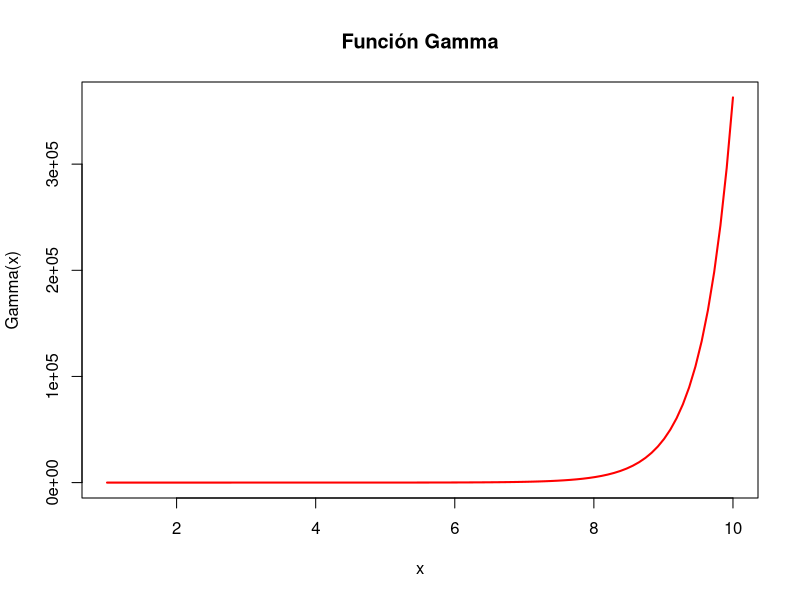

Write the R code that produced this figure.
## ---- chunk 1
knitr::opts_chunk$set(echo = TRUE)
## ---- chunk 2
curve(gamma(x),xlim=c(1,10),col="red",ylab="Gamma(x)",lwd=2,frame.plot=TRUE,main="Función Gamma")
